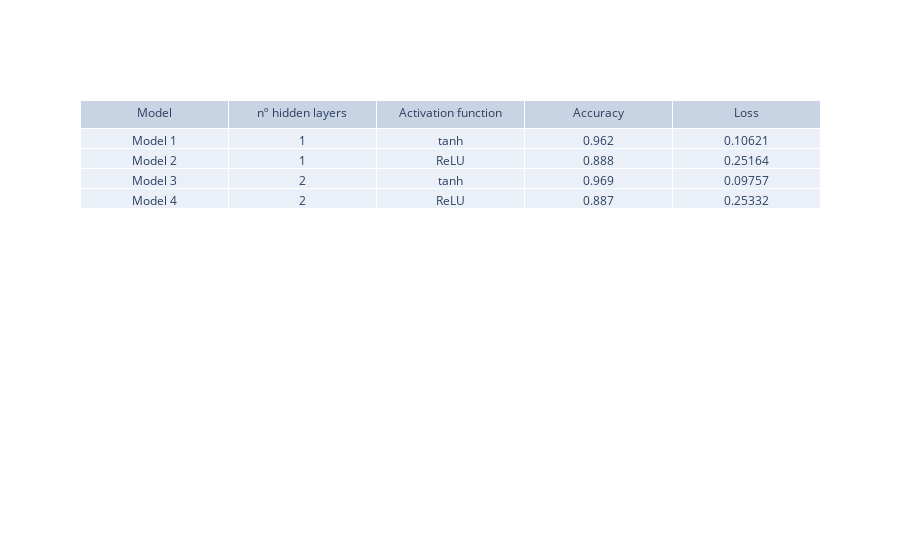

This figure's notebook cell:
### Markdown cell above
### Summary Table

In this section are summary the metrics and architecture of the three different **NN**:

### Code cell
# Calc the accuracy for each architecture
acc_1tanh = accuracy_score(y, pred)            # model 1
acc_ReLU = accuracy_score(y, pred_ReLU)        # model 2
acc_2tanh = accuracy_score(y, pred_tanh_2hd)   # model 3
acc_2ReLU = accuracy_score(y, pred_ReLU_2hd)   # model 4


fig = go.Figure(data=[go.Table(header=dict(values=['Model', 'nº hidden layers', 'Activation function','Accuracy', 'Loss']),
                 cells=dict(values=[["Model 1", "Model 2", "Model 3", "Model 4"], 
                                    [1, 1 , 2, 2], 
                                    ['tanh', 'ReLU', 'tanh', 'ReLU'],
                                    [acc_1tanh, acc_ReLU, acc_2tanh, acc_2ReLU],
                                   [0.10621, round(loss_ReLU, 5), round(loss_tanh_2hd, 5), round(loss_nn_ReLU_2hd, 5)]]))
                     ])

fig.show()

### Figure 1 — Plotly figure (JSON) as saved in the notebook; plotly's stock layout.template omitted (floating-point values rounded to 4 significant figures)
{"data": [{"cells": {"values": [["Model 1", "Model 2", "Model 3", "Model 4"], [1, 1, 2, 2], ["tanh", "ReLU", "tanh", "ReLU"], [0.962, 0.888, 0.969, 0.887], [0.1062, 0.2516, 0.09757, 0.2533]]}, "header": {"values": ["Model", "nº hidden layers", "Activation function", "Accuracy", "Loss"]}, "type": "table"}], "layout": {}}
